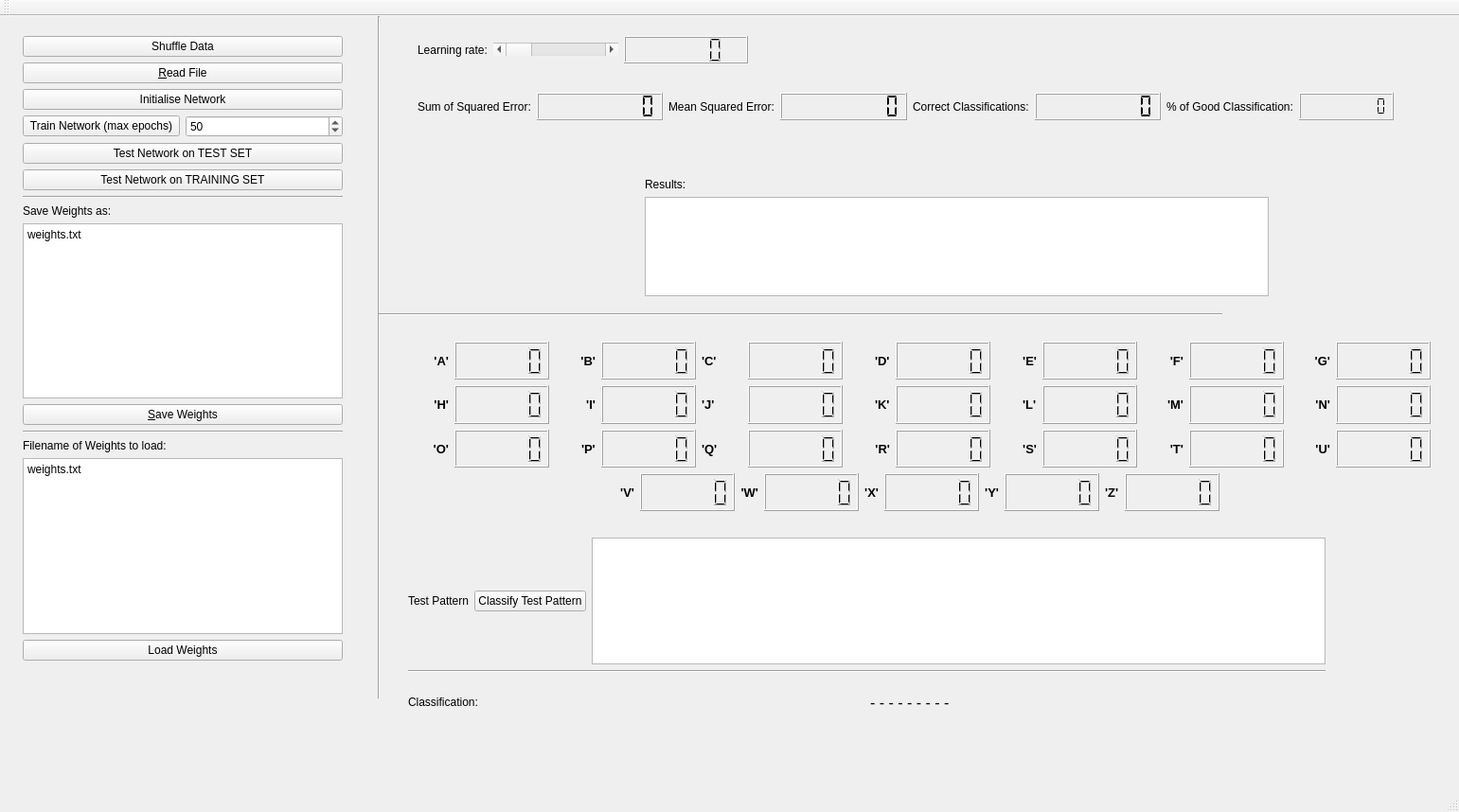
<?xml version="1.0" encoding="UTF-8"?>
<ui version="4.0">
 <class>MainWindow</class>
 <widget class="QMainWindow" name="MainWindow">
  <property name="geometry">
   <rect>
    <x>0</x>
    <y>0</y>
    <width>1541</width>
    <height>858</height>
   </rect>
  </property>
  <property name="windowTitle">
   <string>Neural Network Application:  CHARACTER RECOGNITION</string>
  </property>
  <widget class="QWidget" name="centralWidget">
   <widget class="QWidget" name="verticalLayoutWidget">
    <property name="geometry">
     <rect>
      <x>13</x>
      <y>10</y>
      <width>360</width>
      <height>715</height>
     </rect>
    </property>
    <layout class="QVBoxLayout" name="verticalLayout">
     <property name="sizeConstraint">
      <enum>QLayout::SetDefaultConstraint</enum>
     </property>
     <item>
      <widget class="QPushButton" name="pushButton_Shuffle_Data">
       <property name="text">
        <string>Shuffle Data</string>
       </property>
      </widget>
     </item>
     <item>
      <widget class="QPushButton" name="pushButton_Read_File">
       <property name="text">
        <string>&amp;Read File</string>
       </property>
      </widget>
     </item>
     <item>
      <widget class="QPushButton" name="pushButton_Initialise_Network">
       <property name="text">
        <string>Initialise Network</string>
       </property>
      </widget>
     </item>
     <item>
      <layout class="QHBoxLayout" name="horizontalLayout_8">
       <item>
        <widget class="QPushButton" name="pushButton_Train_Network_Max_Epochs">
         <property name="text">
          <string>Train Network (max epochs)</string>
         </property>
        </widget>
       </item>
       <item>
        <widget class="QSpinBox" name="spinBox_training_Epochs">
         <property name="maximum">
          <number>9999</number>
         </property>
         <property name="value">
          <number>50</number>
         </property>
        </widget>
       </item>
      </layout>
     </item>
     <item>
      <widget class="QPushButton" name="pushButton_Test_All_Patterns">
       <property name="text">
        <string>Test Network on TEST SET</string>
       </property>
      </widget>
     </item>
     <item>
      <widget class="QPushButton" name="pushButton_testNetOnTrainingSet">
       <property name="text">
        <string>Test Network on TRAINING SET</string>
       </property>
      </widget>
     </item>
     <item>
      <widget class="Line" name="line_6">
       <property name="orientation">
        <enum>Qt::Horizontal</enum>
       </property>
      </widget>
     </item>
     <item>
      <widget class="QLabel" name="label_9">
       <property name="text">
        <string>Save Weights as:</string>
       </property>
      </widget>
     </item>
     <item>
      <widget class="QPlainTextEdit" name="plainTextEdit_saveWeightsAs">
       <property name="plainText">
        <string>weights.txt</string>
       </property>
      </widget>
     </item>
     <item>
      <widget class="QPushButton" name="pushButton_Save_Weights">
       <property name="text">
        <string>&amp;Save Weights</string>
       </property>
      </widget>
     </item>
     <item>
      <widget class="Line" name="line_5">
       <property name="orientation">
        <enum>Qt::Horizontal</enum>
       </property>
      </widget>
     </item>
     <item>
      <widget class="QLabel" name="label_8">
       <property name="text">
        <string>Filename of Weights to load:</string>
       </property>
      </widget>
     </item>
     <item>
      <widget class="QPlainTextEdit" name="plainTextEdit_fileNameLoadWeights">
       <property name="sizePolicy">
        <sizepolicy hsizetype="Expanding" vsizetype="Expanding">
         <horstretch>0</horstretch>
         <verstretch>0</verstretch>
        </sizepolicy>
       </property>
       <property name="plainText">
        <string>weights.txt</string>
       </property>
      </widget>
     </item>
     <item>
      <widget class="QPushButton" name="pushButton_Load_Weights">
       <property name="text">
        <string>Load Weights</string>
       </property>
      </widget>
     </item>
     <item>
      <spacer name="verticalSpacer">
       <property name="orientation">
        <enum>Qt::Vertical</enum>
       </property>
       <property name="sizeHint" stdset="0">
        <size>
         <width>20</width>
         <height>40</height>
        </size>
       </property>
      </spacer>
     </item>
    </layout>
   </widget>
   <widget class="QWidget" name="horizontalLayoutWidget">
    <property name="geometry">
     <rect>
      <x>430</x>
      <y>10</y>
      <width>371</width>
      <height>51</height>
     </rect>
    </property>
    <layout class="QHBoxLayout" name="horizontalLayout">
     <item>
      <widget class="QLabel" name="label">
       <property name="text">
        <string>Learning rate:</string>
       </property>
      </widget>
     </item>
     <item>
      <widget class="QScrollBar" name="horizScrollBar_LearningRate">
       <property name="sizePolicy">
        <sizepolicy hsizetype="Minimum" vsizetype="Fixed">
         <horstretch>1</horstretch>
         <verstretch>0</verstretch>
        </sizepolicy>
       </property>
       <property name="maximum">
        <number>500</number>
       </property>
       <property name="orientation">
        <enum>Qt::Horizontal</enum>
       </property>
      </widget>
     </item>
     <item>
      <widget class="QLCDNumber" name="lcdNumber_LearningRate">
       <property name="sizePolicy">
        <sizepolicy hsizetype="Minimum" vsizetype="Minimum">
         <horstretch>1</horstretch>
         <verstretch>0</verstretch>
        </sizepolicy>
       </property>
       <property name="layoutDirection">
        <enum>Qt::LeftToRight</enum>
       </property>
       <property name="lineWidth">
        <number>1</number>
       </property>
       <property name="smallDecimalPoint">
        <bool>true</bool>
       </property>
      </widget>
     </item>
    </layout>
   </widget>
   <widget class="Line" name="line">
    <property name="geometry">
     <rect>
      <x>390</x>
      <y>0</y>
      <width>20</width>
      <height>721</height>
     </rect>
    </property>
    <property name="orientation">
     <enum>Qt::Vertical</enum>
    </property>
   </widget>
   <widget class="Line" name="line_4">
    <property name="geometry">
     <rect>
      <x>400</x>
      <y>300</y>
      <width>891</width>
      <height>31</height>
     </rect>
    </property>
    <property name="orientation">
     <enum>Qt::Horizontal</enum>
    </property>
   </widget>
   <widget class="QWidget" name="verticalLayoutWidget_2">
    <property name="geometry">
     <rect>
      <x>670</x>
      <y>160</y>
      <width>681</width>
      <height>147</height>
     </rect>
    </property>
    <layout class="QVBoxLayout" name="verticalLayout_2">
     <item>
      <widget class="QLabel" name="label_10">
       <property name="text">
        <string>Results:</string>
       </property>
      </widget>
     </item>
     <item>
      <widget class="QPlainTextEdit" name="plainTextEdit_results"/>
     </item>
    </layout>
   </widget>
   <widget class="QWidget" name="horizontalLayoutWidget_4">
    <property name="geometry">
     <rect>
      <x>420</x>
      <y>333</y>
      <width>1102</width>
      <height>201</height>
     </rect>
    </property>
    <layout class="QVBoxLayout" name="verticalLayout_4">
     <item>
      <layout class="QHBoxLayout" name="horizontalLayout_12">
       <item>
        <layout class="QHBoxLayout" name="horizontalLayout_5">
         <item>
          <widget class="QLabel" name="label_A">
           <property name="font">
            <font>
             <pointsize>10</pointsize>
             <weight>75</weight>
             <bold>true</bold>
            </font>
           </property>
           <property name="text">
            <string>'A'</string>
           </property>
           <property name="alignment">
            <set>Qt::AlignRight|Qt::AlignTrailing|Qt::AlignVCenter</set>
           </property>
          </widget>
         </item>
         <item>
          <widget class="QLCDNumber" name="lcdNumber_A">
           <property name="minimumSize">
            <size>
             <width>100</width>
             <height>0</height>
            </size>
           </property>
           <property name="smallDecimalPoint">
            <bool>true</bool>
           </property>
          </widget>
         </item>
         <item>
          <widget class="QLabel" name="label_B">
           <property name="font">
            <font>
             <pointsize>10</pointsize>
             <weight>75</weight>
             <bold>true</bold>
            </font>
           </property>
           <property name="layoutDirection">
            <enum>Qt::LeftToRight</enum>
           </property>
           <property name="text">
            <string>'B'</string>
           </property>
           <property name="alignment">
            <set>Qt::AlignRight|Qt::AlignTrailing|Qt::AlignVCenter</set>
           </property>
          </widget>
         </item>
         <item>
          <widget class="QLCDNumber" name="lcdNumber_B">
           <property name="minimumSize">
            <size>
             <width>100</width>
             <height>0</height>
            </size>
           </property>
           <property name="smallDecimalPoint">
            <bool>true</bool>
           </property>
          </widget>
         </item>
         <item>
          <widget class="QLabel" name="label_C">
           <property name="font">
            <font>
             <pointsize>10</pointsize>
             <weight>75</weight>
             <bold>true</bold>
            </font>
           </property>
           <property name="text">
            <string>'C'</string>
           </property>
          </widget>
         </item>
         <item>
          <widget class="QLCDNumber" name="lcdNumber_C">
           <property name="minimumSize">
            <size>
             <width>100</width>
             <height>0</height>
            </size>
           </property>
           <property name="smallDecimalPoint">
            <bool>true</bool>
           </property>
          </widget>
         </item>
         <item alignment="Qt::AlignRight">
          <widget class="QLabel" name="label_D">
           <property name="font">
            <font>
             <pointsize>10</pointsize>
             <weight>75</weight>
             <bold>true</bold>
            </font>
           </property>
           <property name="text">
            <string>'D'</string>
           </property>
          </widget>
         </item>
         <item>
          <widget class="QLCDNumber" name="lcdNumber_D">
           <property name="minimumSize">
            <size>
             <width>100</width>
             <height>0</height>
            </size>
           </property>
           <property name="smallDecimalPoint">
            <bool>true</bool>
           </property>
          </widget>
         </item>
         <item>
          <widget class="QLabel" name="label_E">
           <property name="font">
            <font>
             <pointsize>10</pointsize>
             <weight>75</weight>
             <bold>true</bold>
            </font>
           </property>
           <property name="text">
            <string>'E'</string>
           </property>
           <property name="alignment">
            <set>Qt::AlignRight|Qt::AlignTrailing|Qt::AlignVCenter</set>
           </property>
          </widget>
         </item>
         <item>
          <widget class="QLCDNumber" name="lcdNumber_E">
           <property name="minimumSize">
            <size>
             <width>100</width>
             <height>0</height>
            </size>
           </property>
           <property name="smallDecimalPoint">
            <bool>true</bool>
           </property>
          </widget>
         </item>
         <item>
          <widget class="QLabel" name="label_F">
           <property name="font">
            <font>
             <pointsize>10</pointsize>
             <weight>75</weight>
             <bold>true</bold>
            </font>
           </property>
           <property name="text">
            <string>'F'</string>
           </property>
           <property name="alignment">
            <set>Qt::AlignRight|Qt::AlignTrailing|Qt::AlignVCenter</set>
           </property>
          </widget>
         </item>
         <item>
          <widget class="QLCDNumber" name="lcdNumber_F">
           <property name="minimumSize">
            <size>
             <width>100</width>
             <height>0</height>
            </size>
           </property>
           <property name="smallDecimalPoint">
            <bool>true</bool>
           </property>
          </widget>
         </item>
         <item>
          <widget class="QLabel" name="label_G">
           <property name="font">
            <font>
             <pointsize>10</pointsize>
             <weight>75</weight>
             <bold>true</bold>
            </font>
           </property>
           <property name="text">
            <string>'G'</string>
           </property>
           <property name="alignment">
            <set>Qt::AlignRight|Qt::AlignTrailing|Qt::AlignVCenter</set>
           </property>
          </widget>
         </item>
         <item>
          <widget class="QLCDNumber" name="lcdNumber_G">
           <property name="minimumSize">
            <size>
             <width>100</width>
             <height>0</height>
            </size>
           </property>
           <property name="smallDecimalPoint">
            <bool>true</bool>
           </property>
          </widget>
         </item>
        </layout>
       </item>
      </layout>
     </item>
     <item>
      <layout class="QHBoxLayout" name="horizontalLayout_10">
       <item>
        <widget class="QLabel" name="label_H">
         <property name="font">
          <font>
           <pointsize>10</pointsize>
           <weight>75</weight>
           <bold>true</bold>
          </font>
         </property>
         <property name="text">
          <string>'H'</string>
         </property>
         <property name="alignment">
          <set>Qt::AlignRight|Qt::AlignTrailing|Qt::AlignVCenter</set>
         </property>
        </widget>
       </item>
       <item>
        <widget class="QLCDNumber" name="lcdNumber_H">
         <property name="minimumSize">
          <size>
           <width>100</width>
           <height>0</height>
          </size>
         </property>
         <property name="smallDecimalPoint">
          <bool>true</bool>
         </property>
        </widget>
       </item>
       <item>
        <widget class="QLabel" name="label_I">
         <property name="font">
          <font>
           <pointsize>10</pointsize>
           <weight>75</weight>
           <bold>true</bold>
          </font>
         </property>
         <property name="layoutDirection">
          <enum>Qt::LeftToRight</enum>
         </property>
         <property name="text">
          <string>'I'</string>
         </property>
         <property name="alignment">
          <set>Qt::AlignRight|Qt::AlignTrailing|Qt::AlignVCenter</set>
         </property>
        </widget>
       </item>
       <item>
        <widget class="QLCDNumber" name="lcdNumber_I">
         <property name="minimumSize">
          <size>
           <width>100</width>
           <height>0</height>
          </size>
         </property>
         <property name="smallDecimalPoint">
          <bool>true</bool>
         </property>
        </widget>
       </item>
       <item>
        <widget class="QLabel" name="label_J">
         <property name="font">
          <font>
           <pointsize>10</pointsize>
           <weight>75</weight>
           <bold>true</bold>
          </font>
         </property>
         <property name="text">
          <string>'J'</string>
         </property>
        </widget>
       </item>
       <item>
        <widget class="QLCDNumber" name="lcdNumber_J">
         <property name="minimumSize">
          <size>
           <width>100</width>
           <height>0</height>
          </size>
         </property>
         <property name="smallDecimalPoint">
          <bool>true</bool>
         </property>
        </widget>
       </item>
       <item alignment="Qt::AlignRight">
        <widget class="QLabel" name="label_K">
         <property name="font">
          <font>
           <pointsize>10</pointsize>
           <weight>75</weight>
           <bold>true</bold>
          </font>
         </property>
         <property name="text">
          <string>'K'</string>
         </property>
        </widget>
       </item>
       <item>
        <widget class="QLCDNumber" name="lcdNumber_K">
         <property name="minimumSize">
          <size>
           <width>100</width>
           <height>0</height>
          </size>
         </property>
         <property name="smallDecimalPoint">
          <bool>true</bool>
         </property>
        </widget>
       </item>
       <item alignment="Qt::AlignRight">
        <widget class="QLabel" name="label_L">
         <property name="font">
          <font>
           <pointsize>10</pointsize>
           <weight>75</weight>
           <bold>true</bold>
          </font>
         </property>
         <property name="text">
          <string>'L'</string>
         </property>
        </widget>
       </item>
       <item>
        <widget class="QLCDNumber" name="lcdNumber_L">
         <property name="minimumSize">
          <size>
           <width>100</width>
           <height>0</height>
          </size>
         </property>
         <property name="smallDecimalPoint">
          <bool>true</bool>
         </property>
        </widget>
       </item>
       <item alignment="Qt::AlignRight">
        <widget class="QLabel" name="label_M">
         <property name="font">
          <font>
           <pointsize>10</pointsize>
           <weight>75</weight>
           <bold>true</bold>
          </font>
         </property>
         <property name="text">
          <string>'M'</string>
         </property>
        </widget>
       </item>
       <item>
        <widget class="QLCDNumber" name="lcdNumber_M">
         <property name="minimumSize">
          <size>
           <width>100</width>
           <height>0</height>
          </size>
         </property>
         <property name="smallDecimalPoint">
          <bool>true</bool>
         </property>
        </widget>
       </item>
       <item>
        <widget class="QLabel" name="label_N">
         <property name="font">
          <font>
           <pointsize>10</pointsize>
           <weight>75</weight>
           <bold>true</bold>
          </font>
         </property>
         <property name="text">
          <string>'N'</string>
         </property>
         <property name="alignment">
          <set>Qt::AlignRight|Qt::AlignTrailing|Qt::AlignVCenter</set>
         </property>
        </widget>
       </item>
       <item>
        <widget class="QLCDNumber" name="lcdNumber_N">
         <property name="minimumSize">
          <size>
           <width>100</width>
           <height>0</height>
          </size>
         </property>
         <property name="smallDecimalPoint">
          <bool>true</bool>
         </property>
        </widget>
       </item>
      </layout>
     </item>
     <item>
      <layout class="QHBoxLayout" name="horizontalLayout_6">
       <item>
        <widget class="QLabel" name="label_O">
         <property name="font">
          <font>
           <pointsize>10</pointsize>
           <weight>75</weight>
           <bold>true</bold>
          </font>
         </property>
         <property name="layoutDirection">
          <enum>Qt::LeftToRight</enum>
         </property>
         <property name="text">
          <string>'O'</string>
         </property>
         <property name="alignment">
          <set>Qt::AlignRight|Qt::AlignTrailing|Qt::AlignVCenter</set>
         </property>
        </widget>
       </item>
       <item>
        <widget class="QLCDNumber" name="lcdNumber_O">
         <property name="minimumSize">
          <size>
           <width>100</width>
           <height>0</height>
          </size>
         </property>
         <property name="smallDecimalPoint">
          <bool>true</bool>
         </property>
        </widget>
       </item>
       <item alignment="Qt::AlignRight">
        <widget class="QLabel" name="label_P">
         <property name="font">
          <font>
           <pointsize>10</pointsize>
           <weight>75</weight>
           <bold>true</bold>
          </font>
         </property>
         <property name="text">
          <string>'P'</string>
         </property>
        </widget>
       </item>
       <item>
        <widget class="QLCDNumber" name="lcdNumber_P">
         <property name="minimumSize">
          <size>
           <width>100</width>
           <height>0</height>
          </size>
         </property>
         <property name="smallDecimalPoint">
          <bool>true</bool>
         </property>
        </widget>
       </item>
       <item>
        <widget class="QLabel" name="label_Q">
         <property name="font">
          <font>
           <pointsize>10</pointsize>
           <weight>75</weight>
           <bold>true</bold>
          </font>
         </property>
         <property name="text">
          <string>'Q'</string>
         </property>
        </widget>
       </item>
       <item>
        <widget class="QLCDNumber" name="lcdNumber_Q">
         <property name="minimumSize">
          <size>
           <width>100</width>
           <height>0</height>
          </size>
         </property>
         <property name="smallDecimalPoint">
          <bool>true</bool>
         </property>
        </widget>
       </item>
       <item>
        <widget class="QLabel" name="label_R">
         <property name="font">
          <font>
           <pointsize>10</pointsize>
           <weight>75</weight>
           <bold>true</bold>
          </font>
         </property>
         <property name="text">
          <string>'R'</string>
         </property>
         <property name="alignment">
          <set>Qt::AlignRight|Qt::AlignTrailing|Qt::AlignVCenter</set>
         </property>
        </widget>
       </item>
       <item>
        <widget class="QLCDNumber" name="lcdNumber_R">
         <property name="minimumSize">
          <size>
           <width>100</width>
           <height>0</height>
          </size>
         </property>
         <property name="smallDecimalPoint">
          <bool>true</bool>
         </property>
        </widget>
       </item>
       <item>
        <widget class="QLabel" name="label_S">
         <property name="font">
          <font>
           <pointsize>10</pointsize>
           <weight>75</weight>
           <bold>true</bold>
          </font>
         </property>
         <property name="text">
          <string>'S'</string>
         </property>
         <property name="alignment">
          <set>Qt::AlignRight|Qt::AlignTrailing|Qt::AlignVCenter</set>
         </property>
        </widget>
       </item>
       <item>
        <widget class="QLCDNumber" name="lcdNumber_S">
         <property name="minimumSize">
          <size>
           <width>100</width>
           <height>0</height>
          </size>
         </property>
         <property name="smallDecimalPoint">
          <bool>true</bool>
         </property>
        </widget>
       </item>
       <item>
        <widget class="QLabel" name="label_T">
         <property name="font">
          <font>
           <pointsize>10</pointsize>
           <weight>75</weight>
           <bold>true</bold>
          </font>
         </property>
         <property name="text">
          <string>'T'</string>
         </property>
         <property name="alignment">
          <set>Qt::AlignRight|Qt::AlignTrailing|Qt::AlignVCenter</set>
         </property>
        </widget>
       </item>
       <item>
        <widget class="QLCDNumber" name="lcdNumber_T">
         <property name="minimumSize">
          <size>
           <width>100</width>
           <height>0</height>
          </size>
         </property>
         <property name="smallDecimalPoint">
          <bool>true</bool>
         </property>
        </widget>
       </item>
       <item>
        <widget class="QLabel" name="label_U">
         <property name="font">
          <font>
           <pointsize>10</pointsize>
           <weight>75</weight>
           <bold>true</bold>
          </font>
         </property>
         <property name="text">
          <string>'U'</string>
         </property>
         <property name="alignment">
          <set>Qt::AlignRight|Qt::AlignTrailing|Qt::AlignVCenter</set>
         </property>
        </widget>
       </item>
       <item>
        <widget class="QLCDNumber" name="lcdNumber_U">
         <property name="minimumSize">
          <size>
           <width>100</width>
           <height>0</height>
          </size>
         </property>
         <property name="smallDecimalPoint">
          <bool>true</bool>
         </property>
        </widget>
       </item>
      </layout>
     </item>
     <item>
      <layout class="QHBoxLayout" name="horizontalLayout_4">
       <item>
        <spacer name="horizontalSpacer">
         <property name="orientation">
          <enum>Qt::Horizontal</enum>
         </property>
         <property name="sizeHint" stdset="0">
          <size>
           <width>40</width>
           <height>20</height>
          </size>
         </property>
        </spacer>
       </item>
       <item>
        <widget class="QLabel" name="label_V">
         <property name="font">
          <font>
           <pointsize>10</pointsize>
           <weight>75</weight>
           <bold>true</bold>
          </font>
         </property>
         <property name="layoutDirection">
          <enum>Qt::LeftToRight</enum>
         </property>
         <property name="text">
          <string>'V'</string>
         </property>
         <property name="alignment">
          <set>Qt::AlignRight|Qt::AlignTrailing|Qt::AlignVCenter</set>
         </property>
        </widget>
       </item>
       <item>
        <widget class="QLCDNumber" name="lcdNumber_V">
         <property name="minimumSize">
          <size>
           <width>100</width>
           <height>0</height>
          </size>
         </property>
         <property name="smallDecimalPoint">
          <bool>true</bool>
         </property>
        </widget>
       </item>
       <item>
        <widget class="QLabel" name="label_W">
         <property name="font">
          <font>
           <pointsize>10</pointsize>
           <weight>75</weight>
           <bold>true</bold>
          </font>
         </property>
         <property name="text">
          <string>'W'</string>
         </property>
         <property name="alignment">
          <set>Qt::AlignRight|Qt::AlignTrailing|Qt::AlignVCenter</set>
         </property>
        </widget>
       </item>
       <item>
        <widget class="QLCDNumber" name="lcdNumber_W">
         <property name="minimumSize">
          <size>
           <width>100</width>
           <height>0</height>
          </size>
         </property>
         <property name="smallDecimalPoint">
          <bool>true</bool>
         </property>
        </widget>
       </item>
       <item>
        <widget class="QLabel" name="label_X">
         <property name="font">
          <font>
           <pointsize>10</pointsize>
           <weight>75</weight>
           <bold>true</bold>
          </font>
         </property>
         <property name="text">
          <string>'X'</string>
         </property>
         <property name="alignment">
          <set>Qt::AlignRight|Qt::AlignTrailing|Qt::AlignVCenter</set>
         </property>
        </widget>
       </item>
       <item>
        <widget class="QLCDNumber" name="lcdNumber_X">
         <property name="minimumSize">
          <size>
           <width>100</width>
           <height>0</height>
          </size>
         </property>
         <property name="smallDecimalPoint">
          <bool>true</bool>
         </property>
        </widget>
       </item>
       <item>
        <widget class="QLabel" name="label_Y">
         <property name="font">
          <font>
           <pointsize>10</pointsize>
           <weight>75</weight>
           <bold>true</bold>
          </font>
         </property>
         <property name="text">
          <string>'Y'</string>
         </property>
         <property name="alignment">
          <set>Qt::AlignRight|Qt::AlignTrailing|Qt::AlignVCenter</set>
         </property>
        </widget>
       </item>
       <item>
        <widget class="QLCDNumber" name="lcdNumber_Y">
         <property name="minimumSize">
          <size>
           <width>100</width>
           <height>0</height>
          </size>
         </property>
         <property name="smallDecimalPoint">
          <bool>true</bool>
         </property>
        </widget>
       </item>
       <item alignment="Qt::AlignRight">
        <widget class="QLabel" name="label_Z">
         <property name="font">
          <font>
           <pointsize>10</pointsize>
           <weight>75</weight>
           <bold>true</bold>
          </font>
         </property>
         <property name="text">
          <string>'Z'</string>
         </property>
        </widget>
       </item>
       <item>
        <widget class="QLCDNumber" name="lcdNumber_Z">
         <property name="minimumSize">
          <size>
           <width>100</width>
           <height>0</height>
          </size>
         </property>
         <property name="smallDecimalPoint">
          <bool>true</bool>
         </property>
        </widget>
       </item>
       <item>
        <spacer name="horizontalSpacer_2">
         <property name="orientation">
          <enum>Qt::Horizontal</enum>
         </property>
         <property name="sizeHint" stdset="0">
          <size>
           <width>40</width>
           <height>20</height>
          </size>
         </property>
        </spacer>
       </item>
      </layout>
     </item>
    </layout>
   </widget>
   <widget class="QWidget" name="horizontalLayoutWidget_10">
    <property name="geometry">
     <rect>
      <x>430</x>
      <y>70</y>
      <width>1053</width>
      <height>51</height>
     </rect>
    </property>
    <layout class="QHBoxLayout" name="horizontalLayout_11">
     <item>
      <layout class="QHBoxLayout" name="horizontalLayout_2">
       <item>
        <widget class="QLabel" name="label_2">
         <property name="sizePolicy">
          <sizepolicy hsizetype="Preferred" vsizetype="Preferred">
           <horstretch>0</horstretch>
           <verstretch>0</verstretch>
          </sizepolicy>
         </property>
         <property name="text">
          <string>Sum of Squared Error:</string>
         </property>
        </widget>
       </item>
       <item>
        <widget class="QLCDNumber" name="lcdNumber_SSE">
         <property name="sizePolicy">
          <sizepolicy hsizetype="Minimum" vsizetype="Minimum">
           <horstretch>1</horstretch>
           <verstretch>0</verstretch>
          </sizepolicy>
         </property>
         <property name="minimumSize">
          <size>
           <width>0</width>
           <height>0</height>
          </size>
         </property>
         <property name="maximumSize">
          <size>
           <width>200</width>
           <height>100</height>
          </size>
         </property>
         <property name="font">
          <font>
           <pointsize>11</pointsize>
          </font>
         </property>
         <property name="layoutDirection">
          <enum>Qt::LeftToRight</enum>
         </property>
         <property name="autoFillBackground">
          <bool>false</bool>
         </property>
         <property name="lineWidth">
          <number>1</number>
         </property>
         <property name="smallDecimalPoint">
          <bool>true</bool>
         </property>
         <property name="digitCount">
          <number>8</number>
         </property>
         <property name="segmentStyle">
          <enum>QLCDNumber::Flat</enum>
         </property>
        </widget>
       </item>
       <item>
        <widget class="QLabel" name="label_5">
         <property name="sizePolicy">
          <sizepolicy hsizetype="Preferred" vsizetype="Preferred">
           <horstretch>0</horstretch>
           <verstretch>0</verstretch>
          </sizepolicy>
         </property>
         <property name="text">
          <string>Mean Squared Error:</string>
         </property>
        </widget>
       </item>
       <item>
        <widget class="QLCDNumber" name="lcdNumber_MSE">
         <property name="sizePolicy">
          <sizepolicy hsizetype="Minimum" vsizetype="Minimum">
           <horstretch>1</horstretch>
           <verstretch>0</verstretch>
          </sizepolicy>
         </property>
         <property name="minimumSize">
          <size>
           <width>0</width>
           <height>0</height>
          </size>
         </property>
         <property name="maximumSize">
          <size>
           <width>200</width>
           <height>100</height>
          </size>
         </property>
         <property name="layoutDirection">
          <enum>Qt::LeftToRight</enum>
         </property>
         <property name="lineWidth">
          <number>1</number>
         </property>
         <property name="smallDecimalPoint">
          <bool>true</bool>
         </property>
         <property name="digitCount">
          <number>8</number>
         </property>
         <property name="segmentStyle">
          <enum>QLCDNumber::Flat</enum>
         </property>
        </widget>
       </item>
       <item>
        <widget class="QLabel" name="label_4">
         <property name="sizePolicy">
          <sizepolicy hsizetype="Preferred" vsizetype="Preferred">
           <horstretch>0</horstretch>
           <verstretch>0</verstretch>
          </sizepolicy>
         </property>
         <property name="text">
          <string>Correct Classifications:</string>
         </property>
        </widget>
       </item>
       <item>
        <widget class="QLCDNumber" name="lcdNumber_Correct">
         <property name="sizePolicy">
          <sizepolicy hsizetype="Minimum" vsizetype="Minimum">
           <horstretch>1</horstretch>
           <verstretch>0</verstretch>
          </sizepolicy>
         </property>
         <property name="minimumSize">
          <size>
           <width>0</width>
           <height>0</height>
          </size>
         </property>
         <property name="maximumSize">
          <size>
           <width>200</width>
           <height>100</height>
          </size>
         </property>
         <property name="layoutDirection">
          <enum>Qt::LeftToRight</enum>
         </property>
         <property name="lineWidth">
          <number>1</number>
         </property>
         <property name="smallDecimalPoint">
          <bool>true</bool>
         </property>
         <property name="digitCount">
          <number>8</number>
         </property>
         <property name="segmentStyle">
          <enum>QLCDNumber::Flat</enum>
         </property>
        </widget>
       </item>
       <item>
        <layout class="QHBoxLayout" name="horizontalLayout_9">
         <item>
          <widget class="QLabel" name="label_11">
           <property name="text">
            <string>% of Good Classification:</string>
           </property>
          </widget>
         </item>
         <item>
          <widget class="QLCDNumber" name="lcdNumber_percentageOfGoodClassification">
           <property name="sizePolicy">
            <sizepolicy hsizetype="Minimum" vsizetype="Minimum">
             <horstretch>1</horstretch>
             <verstretch>0</verstretch>
            </sizepolicy>
           </property>
           <property name="minimumSize">
            <size>
             <width>100</width>
             <height>0</height>
            </size>
           </property>
           <property name="font">
            <font>
             <pointsize>8</pointsize>
             <weight>75</weight>
             <bold>true</bold>
            </font>
           </property>
           <property name="layoutDirection">
            <enum>Qt::LeftToRight</enum>
           </property>
           <property name="lineWidth">
            <number>1</number>
           </property>
           <property name="smallDecimalPoint">
            <bool>true</bool>
           </property>
           <property name="digitCount">
            <number>8</number>
           </property>
           <property name="segmentStyle">
            <enum>QLCDNumber::Flat</enum>
           </property>
          </widget>
         </item>
        </layout>
       </item>
      </layout>
     </item>
    </layout>
   </widget>
   <widget class="QWidget" name="verticalLayoutWidget_3">
    <property name="geometry">
     <rect>
      <x>420</x>
      <y>540</y>
      <width>991</width>
      <height>221</height>
     </rect>
    </property>
    <layout class="QVBoxLayout" name="verticalLayout_3">
     <item>
      <layout class="QHBoxLayout" name="horizontalLayout_3">
       <item>
        <widget class="QLabel" name="label_3">
         <property name="text">
          <string>Test Pattern</string>
         </property>
        </widget>
       </item>
       <item>
        <widget class="QPushButton" name="pushButton_Classify_Test_Pattern">
         <property name="text">
          <string>Classify Test Pattern</string>
         </property>
        </widget>
       </item>
       <item>
        <widget class="QPlainTextEdit" name="plainTextEdit_Input_Pattern"/>
       </item>
      </layout>
     </item>
     <item>
      <spacer name="verticalSpacer_2">
       <property name="orientation">
        <enum>Qt::Vertical</enum>
       </property>
       <property name="sizeHint" stdset="0">
        <size>
         <width>20</width>
         <height>40</height>
        </size>
       </property>
      </spacer>
     </item>
     <item>
      <widget class="Line" name="line_2">
       <property name="orientation">
        <enum>Qt::Horizontal</enum>
       </property>
      </widget>
     </item>
     <item>
      <layout class="QHBoxLayout" name="horizontalLayout_7">
       <item>
        <widget class="QLabel" name="label_7">
         <property name="text">
          <string>Classification:</string>
         </property>
        </widget>
       </item>
       <item>
        <widget class="QLabel" name="label_Classification">
         <property name="minimumSize">
          <size>
           <width>0</width>
           <height>50</height>
          </size>
         </property>
         <property name="font">
          <font>
           <pointsize>12</pointsize>
          </font>
         </property>
         <property name="text">
          <string>- - - - - - - - - </string>
         </property>
        </widget>
       </item>
      </layout>
     </item>
    </layout>
   </widget>
  </widget>
  <widget class="QMenuBar" name="menuBar">
   <property name="geometry">
    <rect>
     <x>0</x>
     <y>0</y>
     <width>1541</width>
     <height>21</height>
    </rect>
   </property>
  </widget>
  <widget class="QToolBar" name="mainToolBar">
   <attribute name="toolBarArea">
    <enum>TopToolBarArea</enum>
   </attribute>
   <attribute name="toolBarBreak">
    <bool>false</bool>
   </attribute>
  </widget>
  <widget class="QStatusBar" name="statusBar"/>
 </widget>
 <layoutdefault spacing="6" margin="11"/>
 <resources/>
 <connections/>
</ui>
